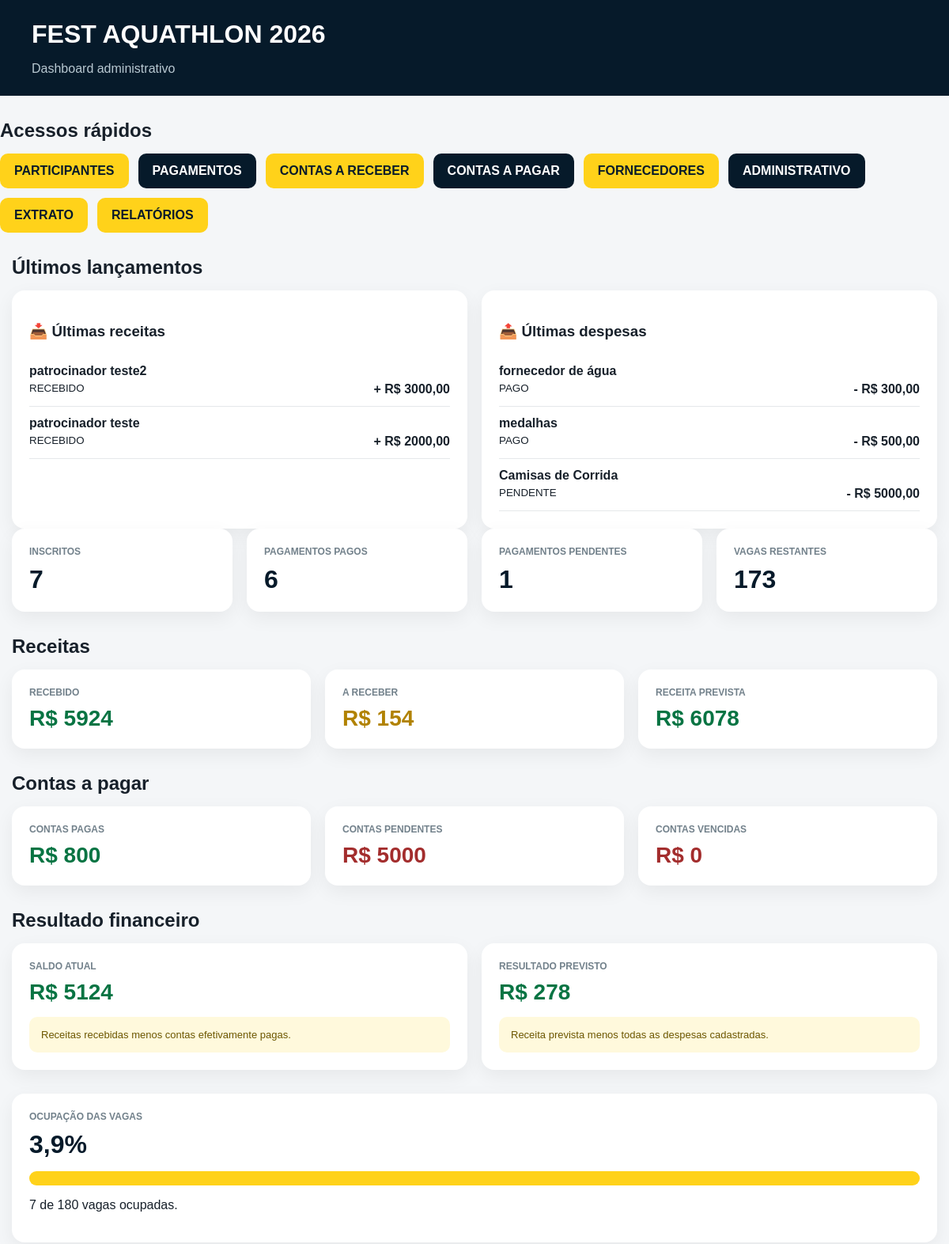
Page /dashboard/ (signed in, upper part) on the earlier database version.
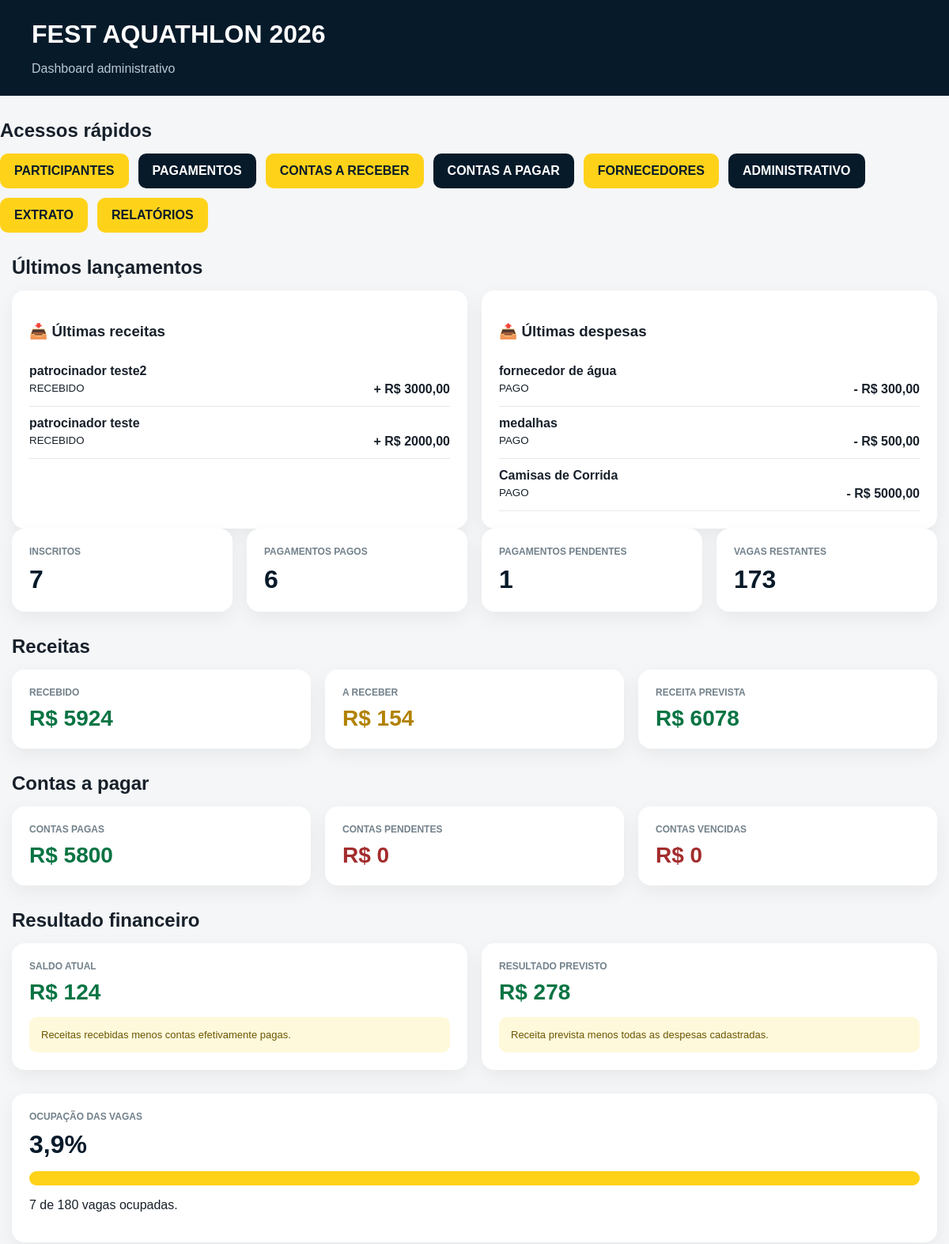
Same page on the later database version.
### inscricoes/models.py (models this page shows, shortened)
class ContaPagar(models.Model):
    PENDENTE = "PENDENTE"
    PAGO = "PAGO"
    VENCIDO = "VENCIDO"
    CANCELADO = "CANCELADO"
    STATUS = [
        (PENDENTE, "Pendente"),
        (PAGO, "Pago"),
        (VENCIDO, "Vencida"),
        (CANCELADO, "Cancelada"),
    ]
    fornecedor = models.ForeignKey(
        Fornecedor,
        on_delete=models.PROTECT,
        related_name="contas_pagar"
    )
    descricao = models.CharField(
        max_length=200
    )
    categoria = models.CharField(
        max_length=100,
        default="Outros"
    )
    valor = models.DecimalField(
        max_digits=10,
        decimal_places=2
    )
    vencimento = models.DateField()
    pago_em = models.DateField(
        null=True,
        blank=True
    )
    status = models.CharField(
        max_length=12,
        choices=STATUS,
        default=PENDENTE
    )
    forma_pagamento = models.CharField(
        max_length=50,
        blank=True
    )
    comprovante = models.FileField(
        upload_to="financeiro/contas_pagar/",
        blank=True,
        null=True
    )
    observacao = models.TextField(
        blank=True
    )
    criado_em = models.DateTimeField(
        auto_now_add=True
    )
    atualizado_em = models.DateTimeField(
        auto_now=True
    )
    class Meta:
        ordering = ["vencimento"]
        verbose_name = "Conta a pagar"
        verbose_name_plural = "Contas a pagar"

### inscricoes/views.py (the view)
@staff_member_required
def dashboard(request):
    hoje = timezone.localdate()
    inscritos = (
        Inscricao.objects
        .exclude(
            status=Inscricao.CANCELADO
        )
    )
    total_inscricoes = inscritos.count()
    total_canceladas = (
        Inscricao.objects
        .filter(
            status=Inscricao.CANCELADO
        )
        .count()
    )
    pagamentos_pagos = (
        Pagamento.objects
        .filter(
            status=Pagamento.PAGO
        )
    )
    pagamentos_pendentes = (
        Pagamento.objects
        .filter(
            status=Pagamento.PENDENTE
        )
    )
    total_pagas = pagamentos_pagos.count()
    total_pendentes = pagamentos_pendentes.count()
    recebido_pagamentos = (
        pagamentos_pagos
        .aggregate(
            total=Sum("valor")
        )["total"]
        or 0
    )
    a_receber_pagamentos = (
        pagamentos_pendentes
        .aggregate(
            total=Sum("valor")
        )["total"]
        or 0
    )
    receitas_recebidas = (
        ContaReceber.objects
        .filter(
            status=ContaReceber.RECEBIDO
        )
    )
    receitas_pendentes = (
        ContaReceber.objects
        .filter(
            status=ContaReceber.PENDENTE
        )
    )
    receitas_vencidas = (
        ContaReceber.objects
        .filter(
            status=ContaReceber.PENDENTE,
            vencimento__lt=hoje,
        )
    )
    recebido_extras = (
        receitas_recebidas
        .aggregate(
            total=Sum("valor")
        )["total"]
        or 0
    )
    a_receber_extras = (
        receitas_pendentes
        .aggregate(
            total=Sum("valor")
        )["total"]
        or 0
    )
    receitas_extras_vencidas = (
        receitas_vencidas
        .aggregate(
            total=Sum("valor")
        )["total"]
        or 0
    )
    recebido = (
        recebido_pagamentos
        + recebido_extras
    )
    a_receber = (
        a_receber_pagamentos
        + a_receber_extras
    )
    receita_prevista = (
        recebido
        + a_receber
    )
    despesas_pagas = (
        ContaPagar.objects
        .filter(
            status=ContaPagar.PAGO
        )
    )
    despesas_pendentes = (
        ContaPagar.objects
        .filter(
            status=ContaPagar.PENDENTE
        )
    )
    despesas_vencidas = (
        ContaPagar.objects
        .filter(
            status=ContaPagar.PENDENTE,
            vencimento__lt=hoje,
        )
    )
    contas_pagas = (
        despesas_pagas
        .aggregate(
            total=Sum("valor")
        )["total"]
        or 0
    )
    contas_pendentes = (
        despesas_pendentes
        .aggregate(
            total=Sum("valor")
        )["total"]
        or 0
    )
    contas_vencidas = (
        despesas_vencidas
        .aggregate(
            total=Sum("valor")
        )["total"]
        or 0
    )
    total_despesas = (
        contas_pagas
        + contas_pendentes
    )
    saldo_atual = (
        recebido
        - contas_pagas
    )
    resultado_previsto = (
        receita_prevista
        - total_despesas
    )
    vagas_totais = 180
    vagas_restantes = max(
        vagas_totais - total_inscricoes,
        0,
    )
    ocupacao = (
        total_inscricoes
        / vagas_totais
        * 100
        if vagas_totais
        else 0
    )
    mini_sprint = (
        inscritos
        .filter(
            modalidade=Inscricao.MINI
        )
        .count()
    )
    sprint = (
        inscritos
        .filter(
            modalidade=Inscricao.SPRINT
        )
        .count()
    )
    menor_17 = 0
    idade_17_59 = 0
    idade_60_mais = 0
    total_militares = 0
    for atleta in inscritos.iterator():
        idade = atleta.idade_no_evento
        if idade is None:
            continue
        if idade < 17:
            menor_17 += 1
        elif idade <= 59:
            idade_17_59 += 1
        else:
            idade_60_mais += 1
        if atleta.militar:
            total_militares += 1
    percentual_pagamentos = (
        total_pagas
        / total_inscricoes
        * 100
        if total_inscricoes
        else 0
    )
    ultimas_contas_pagar = (
        ContaPagar.objects
        .select_related("fornecedor")
        .order_by("-criado_em")[:5]
    )
    ultimas_contas_receber = (
        ContaReceber.objects
        .order_by("-criado_em")[:5]
    )
    contexto = {
        "total_inscricoes": total_inscricoes,
        "total_canceladas": total_canceladas,
        "total_pagas": total_pagas,
        "total_pendentes": total_pendentes,
        "recebido": recebido,
        "a_receber": a_receber,
        "receita_prevista": receita_prevista,
        "receitas_extras_vencidas": receitas_extras_vencidas,
        "contas_pagas": contas_pagas,
        "contas_pendentes": contas_pendentes,
        "contas_vencidas": contas_vencidas,
        "total_despesas": total_despesas,
        "saldo_atual": saldo_atual,
        "resultado_previsto": resultado_previsto,
        "vagas_totais": vagas_totais,
        "vagas_restantes": vagas_restantes,
        "ocupacao": round(ocupacao, 1),
        "mini_sprint": mini_sprint,
        "sprint": sprint,
        "menor_17": menor_17,
        "idade_17_59": idade_17_59,
        "idade_60_mais": idade_60_mais,
        "total_militares": total_militares,
        "percentual_pagamentos": round(
            percentual_pagamentos,
            1,
        ),
        "ultimas_contas_pagar": ultimas_contas_pagar,
        "ultimas_contas_receber": ultimas_contas_receber,
    }
    return render(
        request,
        "inscricoes/dashboard.html",
        contexto,
    )

### inscricoes/models.py (called while the page is built)
    @property
    def idade_no_evento(self):
        if not self.data_nascimento:
            return None
        nascimento = self.data_nascimento
        idade = EVENT_DATE.year - nascimento.year
        if (
            EVENT_DATE.month,
            EVENT_DATE.day,
        ) < (
            nascimento.month,
            nascimento.day,
        ):
            idade -= 1
        return idade

### templates/inscricoes/dashboard.html (shortened to what the changed rows need)
<!doctype html>
<html lang="pt-BR">
<head>
</head>
<body>
<header class="header">
    <div class="header-content">
        <h1>
            FEST AQUATHLON 2026
        </h1>
    </div>
</header>
    <section class="section">
        <h2 class="section-title">
            Acessos rápidos
        </h2>
    </section>
</body>
</html>
<main class="container">
<section class="section">
    <h2 class="section-title">
        Últimos lançamentos
    </h2>
    <div class="two">
        <div class="card">
            {% if ultimas_contas_pagar %}
                {% for conta in ultimas_contas_pagar %}
                    <div
                        style="
                            padding:12px 0;
                            border-bottom:1px solid #e5e8ea;
                        "
                    >
                        <strong>
                            {{ conta.descricao }}
                        </strong>
                        <div
                            style="
                                display:flex;
                                justify-content:space-between;
                                gap:10px;
                                margin-top:5px;
                            "
                        >
                            <small>
                                {{ conta.status }}
                            </small>
                            <strong>
                                - R$ {{ conta.valor }}
                            </strong>
                        </div>
                    </div>
                {% endfor %}
            {% else %}
                <p>
                    Nenhuma despesa cadastrada.
                </p>
            {% endif %}
        </div>
    </div>
</section>
    <section class="section">
        <h2 class="section-title">
            Receitas
        </h2>
    </section>
    <section class="section">
        <h2 class="section-title">
            Contas a pagar
        </h2>
        <div class="three">
            <div class="card">
                <div class="label">
                    Contas pagas
                </div>
                <div class="money">
                    R$ {{ contas_pagas }}
                </div>
            </div>
            <div class="card">
                <div class="label">
                    Contas pendentes
                </div>
                <div class="money expense">
                    R$ {{ contas_pendentes }}
                </div>
            </div>
        </div>
    </section>
    <section class="section">
        <h2 class="section-title">
            Resultado financeiro
        </h2>
        <div class="two">
            <div class="card">
                <div class="label">
                    Saldo atual
                </div>
                <div class="money">
                    R$ {{ saldo_atual }}
                </div>
                <div class="info-box">
                    Receitas recebidas menos contas
                    efetivamente pagas.
                </div>
            </div>
        </div>
    </section>

Differences in the rows shown:
changed ContaPagar "Camisas de Corrida": status "PENDENTE" → "PAGO"
Other differences:
{{ contas_pagas }}: "800" → "5800"
{{ contas_pendentes }}: "5000" → "0"
{{ saldo_atual }}: "5124" → "124"
